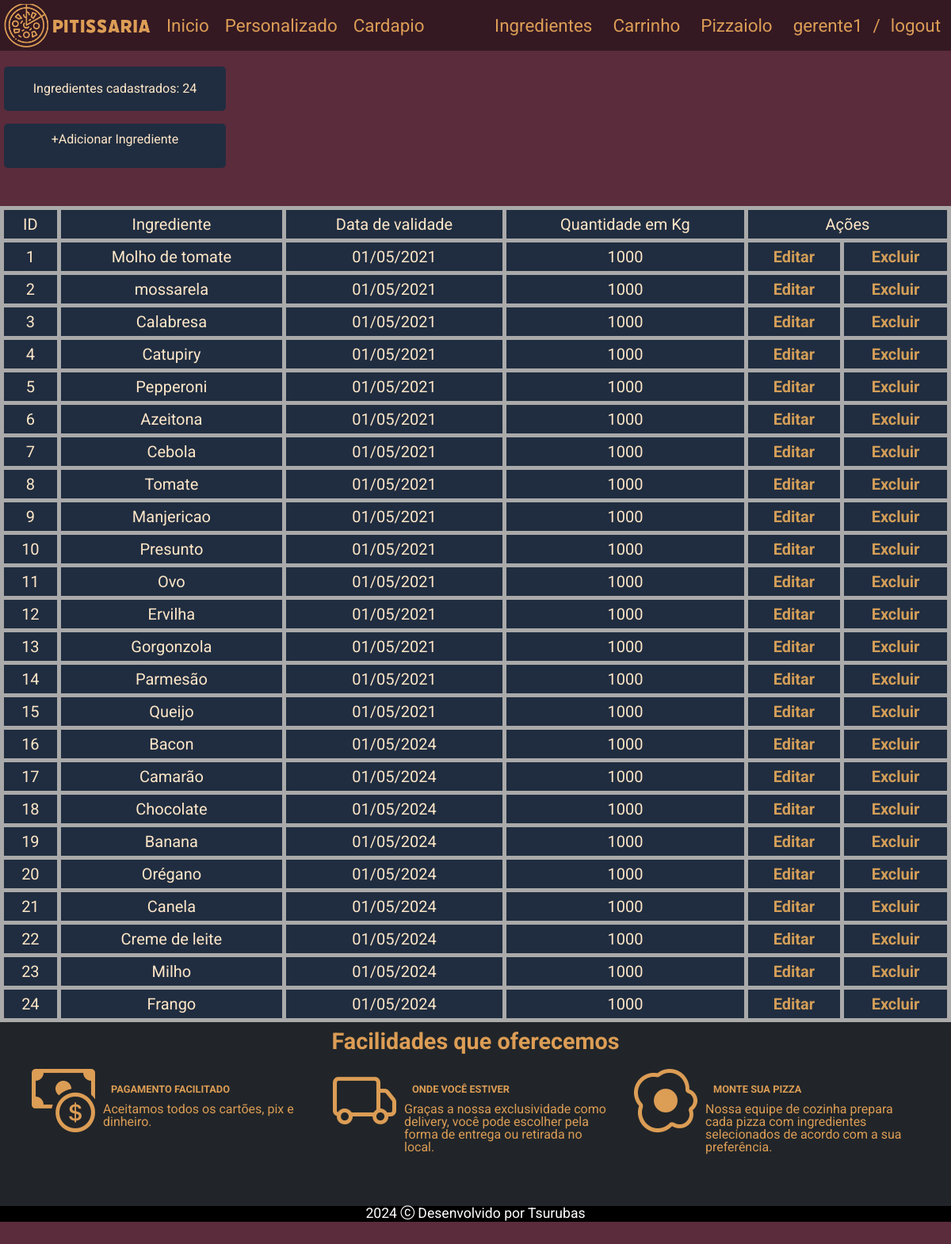
Page /php/lista_ingredientes.php (signed in) on the committed database.
### tables this page shows
CREATE TABLE IF NOT EXISTS ingredientes (
    id INT AUTO_INCREMENT PRIMARY KEY,
    nome VARCHAR(50) NOT NULL,
    preco DECIMAL(8,2) NOT NULL,
    data_entrada DATE NOT NULL,
    data_validade DATE NOT NULL,
    quantidade INT
);

### php/lista_ingredientes.php (the view, shortened to what this page needs)
<?php
include("connection.php");
include("../paginas/geral/menu.php");
$sql =  "SELECT id, nome, preco, data_entrada, data_validade, quantidade FROM ingredientes";
$result = $conn->query($sql);
?>
<!DOCTYPE html>
<html lang="Pt-Br">
<head>
    <link rel="stylesheet" href="../Style/lista_ingredientes.css">
</head>
<body>
    <div class="num_registro">
        <h3 class="texto_registro">Ingredientes cadastrados: <?php echo $result->num_rows?></h3>
    </div>
    <br><br>
    <div class="add_ingrediente">
        <a href="cadastro_ingredientes.php" class="button-style add-link"> +Adicionar Ingrediente </a>
        <br><br>
    </div>
    <br><br>
    <table>
        <tr class="opcao_css">
            <th>ID</th>
            <th>Ingrediente</th>
            <th>Data de validade</th>
            <th>Quantidade em Kg</th>
            <th colspan="2">Ações</th>
        </tr>
        <?php
        if ($result->num_rows > 0) {
            while ($row = $result->fetch_assoc()) {
        ?>
                <tr>
                    <td class="id_css" onclick="window.location='ingredientes_ingrediente.php?id=<?php echo $row['id']?>';" style="cursor: pointer;">
                        <?php echo $row["id"] ?>
                    </td>
                    <td><?php echo $row["nome"] ?></td>
                    <td><?php echo date("d/m/Y", strtotime($row["data_entrada"])) ?></td>
                    <td><?php echo $row["quantidade"] ?></td>
                    <td class="edit_css" style="cursor: pointer;">
                        <a class="link edit-link" href="edit_ingredientes.php?id=<?php echo $row["id"]?>">Editar</a>
                    </td>
                    <td class="delet_css" style="cursor: pointer;">
                        <a class="link delete-link" href="delet_ingredientes_php.php?id=<?php echo $row['id']?>">Excluir</a>
                    </td>
                </tr>
        <?php
            }
        } else {
            echo " Não há registro de ingredientes";
        }
        ?>
    </table>
    <?php include("../paginas/geral/footer.php")?>
</body>
</html>

### Style/padrao1.css (style rules this page uses)
:root { --cor-fundo: #5b2c3c; --cor-header: #341923fa; --cor-darker: #251219fa; --cor-input-form: #a7818f; --cor-hover: rgb(235, 208, 227); --cor-desativado: rgb(139, 115, 132); --cor-texto: rgb(255, 231, 200); --cor-texto-header: #dc9d55; --cor-footer: rgba(33, 37, 41, 1); --cor-carregamento: #ffffff; --fonte-texto: "Roboto", sans-serif; --fonte-texto-form: "Open Sans", sans-serif; --cor-ingredientes: #402831; --height-img: 80px; }
body, html { height: 100vh; background: var(--cor-fundo); font-family: var(--fonte-texto); font-size: 16px; }

### Style/lista_ingredientes.css (style rules this page uses)
table { border: #aaaaaa 2px solid; width: 100%; border-collapse: collapse; background-color: #202D40; border-radius: 20px; font-size: 20px; }
th, tr, td { padding: 8px; border: 5px solid #aaaaaa; color: rgb(255, 231, 200); }
table td { text-align: center; }
.link { text-decoration: none; color: rgb(211, 158, 88); font-weight: bolder; }
.num_registro { display: inline-flex; align-items: center; padding: 8px 15px; height: 40px; width: 250px; background-color: #202D40; color: rgb(255, 231, 200); border-radius: 5px; margin-top: 20px; margin-left: 5px; border: none; }
.texto_registro { font-size: 16px; margin: 0; width: 100%; text-align: center; }
.button-style { display: inline-block; padding: 8px 15px; height: 40px; width: 250px; background-color: #202D40; color: rgb(255, 231, 200); text-align: center; border-radius: 5px; font-size: 16px; line-height: 24px; border: none; text-decoration: none; cursor: pointer; margin-left: 5px; }

### rows in the picture
ingredientes: id "1", nome "Molho de tomate", data_entrada "01/05/2021", quantidade "1000"
ingredientes: id "2", nome "mossarela", data_entrada "01/05/2021", quantidade "1000"
ingredientes: id "3", nome "Calabresa", data_entrada "01/05/2021", quantidade "1000"
ingredientes: id "4", nome "Catupiry", data_entrada "01/05/2021", quantidade "1000"
ingredientes: id "5", nome "Pepperoni", data_entrada "01/05/2021", quantidade "1000"
ingredientes: id "6", nome "Azeitona", data_entrada "01/05/2021", quantidade "1000"
ingredientes: id "7", nome "Cebola", data_entrada "01/05/2021", quantidade "1000"
ingredientes: id "8", nome "Tomate", data_entrada "01/05/2021", quantidade "1000"
ingredientes: id "9", nome "Manjericao", data_entrada "01/05/2021", quantidade "1000"
ingredientes: id "10", nome "Presunto", data_entrada "01/05/2021", quantidade "1000"
ingredientes: id "11", nome "Ovo", data_entrada "01/05/2021", quantidade "1000"
ingredientes: id "12", nome "Ervilha", data_entrada "01/05/2021", quantidade "1000"
ingredientes: id "13", nome "Gorgonzola", data_entrada "01/05/2021", quantidade "1000"
ingredientes: id "14", nome "Parmesão", data_entrada "01/05/2021", quantidade "1000"
ingredientes: id "15", nome "Queijo", data_entrada "01/05/2021", quantidade "1000"
ingredientes: id "16", nome "Bacon", data_entrada "01/05/2024", quantidade "1000"
ingredientes: id "17", nome "Camarão", data_entrada "01/05/2024", quantidade "1000"
ingredientes: id "18", nome "Chocolate", data_entrada "01/05/2024", quantidade "1000"
ingredientes: id "19", nome "Banana", data_entrada "01/05/2024", quantidade "1000"
ingredientes: id "20", nome "Orégano", data_entrada "01/05/2024", quantidade "1000"
ingredientes: id "21", nome "Canela", data_entrada "01/05/2024", quantidade "1000"
ingredientes: id "22", nome "Creme de leite", data_entrada "01/05/2024", quantidade "1000"
ingredientes: id "23", nome "Milho", data_entrada "01/05/2024", quantidade "1000"
ingredientes: id "24", nome "Frango", data_entrada "01/05/2024", quantidade "1000"

### other values in the picture
$_SESSION['username'] "gerente1"
$result->num_rows "24"
